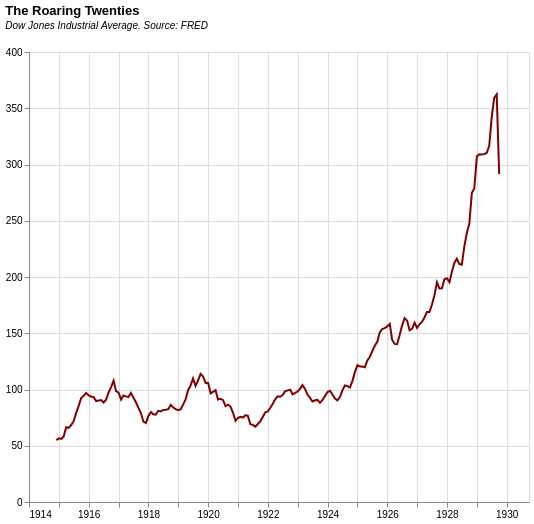

Source (Vega-Lite JSON):
### Vega-Lite specification from a JSON file in a GitHub repository (floating-point values rounded to 4 significant figures; data arrays with more than 128 entries replaced by an {"elided": "..."} marker saying what was removed)
{"$schema": "https://vega.github.io/schema/vega-lite/v5.json", "title": {"text": "The Roaring Twenties", "subtitle": ["Dow Jones Industrial Average. Source: FRED", ""], "subtitleFontStyle": "italic", "subtitleFontSize": 10, "anchor": "start", "color": "black"}, "width": 500, "height": 450, "data": {"values": {"elided": "649 records"}, "format": {"parse": {"DATE": "date"}}}, "mark": {"type": "line", "color": "rgb(128,0,0)", "strokeWidth": 2, "opacity": 1}, "transform": [{"filter": {"field": "DATE", "range": [{"year": 1914, "month": 1, "day": 1}, {"year": 1929, "month": 10, "day": 1}]}}], "encoding": {"x": {"field": "DATE", "type": "temporal", "title": null, "scale": {"domain": [{"year": 1914, "month": 1, "day": 1}, {"year": 1930, "month": 10, "day": 1}]}}, "y": {"field": "DJIA", "type": "quantitative", "title": null, "scale": {"domain": [0, 400]}}}}
